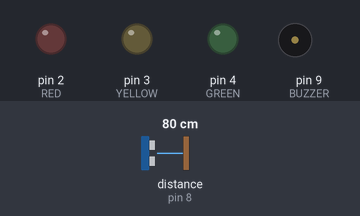
Bench run of a sketch on a simulated Arduino Uno, built with avr-gcc and run on an emulated ATmega328P. Shown: output pins drawn as LEDs (lit = HIGH), buzzer (waves = sounding, pin HIGH). Wiring (inferred from the names in the program): ultrasonic range finder: trigger pin 7; echo pin 8. The test bench sets the inputs (shaded band); at power-on: distance to the obstacle (sensor on pin 8) 80 cm. The echo pulse lasts 58.3 µs per cm; pins used as bus, display or sensor lines are not drawn; what the sketch prints to the serial monitor is not drawn.

Above: at 1.2 s.
1.3 s: distance to the obstacle (sensor on pin 8) set to 64 cm
2.8 s: distance to the obstacle (sensor on pin 8) set to 57 cm
At 3.8 s:
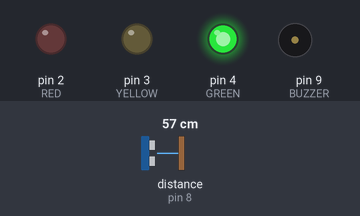
4.3 s: distance to the obstacle (sensor on pin 8) set to 35 cm
5.8 s: distance to the obstacle (sensor on pin 8) set to 28 cm
At 7.0 s:
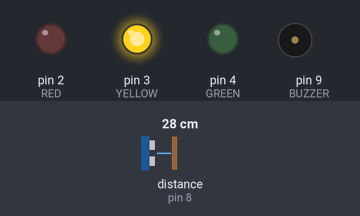
7.3 s: distance to the obstacle (sensor on pin 8) set to 18 cm
8.8 s: distance to the obstacle (sensor on pin 8) set to 15 cm
At 9.5 s:
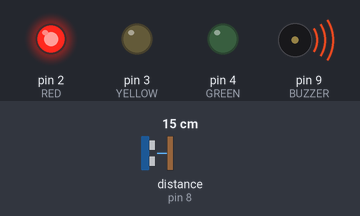
Timing chart, 0 to 11.3 s (numbered marks = the images above; inputs shaded):
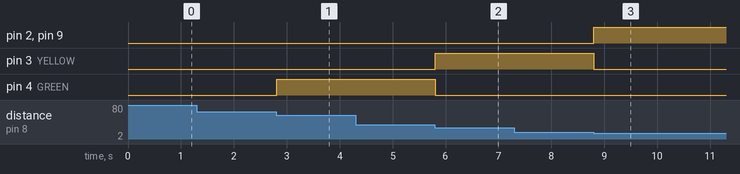

Measured:
- the behaviour switches between 62 and 61 cm on distance to the obstacle (sensor on pin 8) (found by bisection; images 0 and 1)
- the behaviour switches between 32 and 31 cm on distance to the obstacle (sensor on pin 8) (found by bisection; images 1 and 2)
- the behaviour switches between 17 and 16 cm on distance to the obstacle (sensor on pin 8) (found by bisection; images 2 and 3)
- after the input at 2.8 s, pin 4 (GREEN): LOW → HIGH at once
- after the input at 5.8 s, pin 3 (YELLOW): LOW → HIGH at once; pin 4 (GREEN): HIGH → LOW at once
- after the input at 8.8 s, pin 2 (RED), pin 9 (BUZZER): LOW → HIGH at once; pin 3 (YELLOW): HIGH → LOW at once

The sketch:

jago_robotika_arduino_7.ino
```cpp
int TRIG = 7;
int ECHO = 8;
int RED = 2;
int YELLOW = 3;
int GREEN = 4;
int BUZZER = 9;

void setup() {
  // put your setup code here, to run once:
  pinMode(TRIG, OUTPUT);
  pinMode(ECHO, INPUT);

  pinMode(RED, OUTPUT);
  pinMode(YELLOW, OUTPUT);
  pinMode(GREEN, OUTPUT);

  pinMode(BUZZER, OUTPUT);

  Serial.begin(9600);
}

void loop() {
  // put your main code here, to run repeatedly:
  digitalWrite(TRIG, HIGH);
  delayMicroseconds(10);
  digitalWrite(TRIG, LOW);

  int duration;
  duration = pulseIn(ECHO, HIGH); // microseconds

  int distance;
  distance = duration/2*0.0340; // V: 340m/s

  if (distance > 60)
  {
    digitalWrite(RED, LOW);
    digitalWrite(YELLOW, LOW);
    digitalWrite(GREEN, LOW);
    digitalWrite(BUZZER, LOW);
  }
  else if (distance <= 60 && distance > 30)
  {
    digitalWrite(RED, LOW);
    digitalWrite(YELLOW, LOW);
    digitalWrite(GREEN, HIGH);
    digitalWrite(BUZZER, LOW);
  }
  else if (distance <= 30 && distance > 15)
  {
    digitalWrite(RED, LOW);
    digitalWrite(YELLOW, HIGH);
    digitalWrite(GREEN, LOW);
    digitalWrite(BUZZER, LOW);
  }
  else if (distance <= 15)
  {
    digitalWrite(RED, HIGH);
    digitalWrite(YELLOW, LOW);
    digitalWrite(GREEN, LOW);
    digitalWrite(BUZZER, HIGH);
  }

  Serial.println(distance);
}
```
